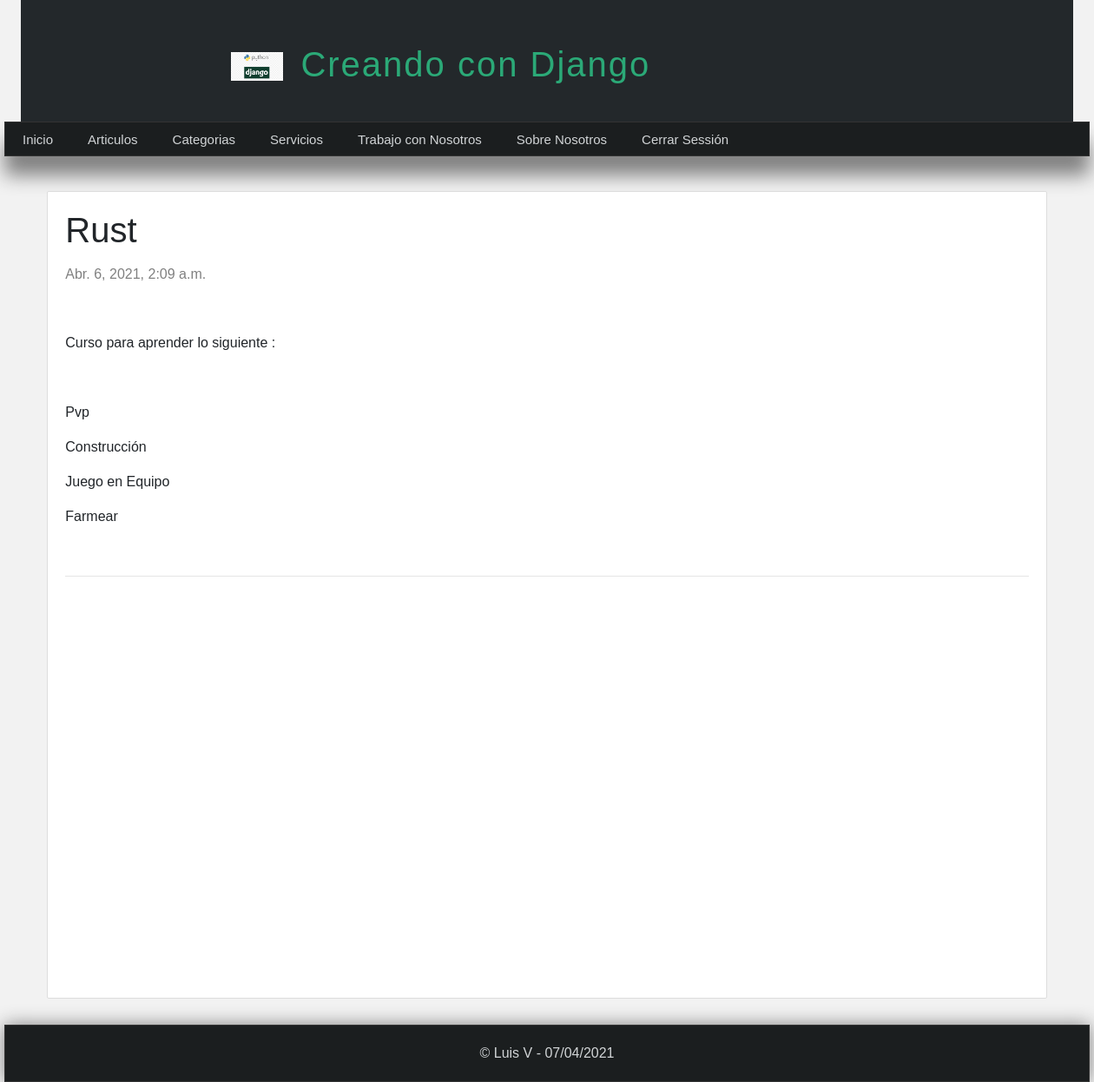
/articulo/4 (signed in), run on the app's committed database.
### pages/models.py (models this page shows, shortened)
class Page(models.Model):
    title = models.CharField(max_length=50, verbose_name="Titulo")
    content = RichTextField(verbose_name="Contenido")
    slug = models.CharField(unique=True, max_length=150, verbose_name="URL Amigable")
    order = models.IntegerField(default=0, verbose_name="Orden")
    visible = models.BooleanField(verbose_name="¿Visible?")
    created_at = models.DateTimeField(auto_now_add=True, verbose_name="Creado el ")
    update_at = models.DateTimeField(auto_now=True, verbose_name="Actualizado el ")
    class Meta:
        verbose_name = "Pagina"
        verbose_name_plural = "Paginas"

### blog/models.py (models this page shows, shortened)
class Article(models.Model):
    title = models.CharField(max_length=150, verbose_name='Titulo')
    content = RichTextField(verbose_name='Contenido')
    image = models.ImageField(default='null', verbose_name='Imagen', upload_to="articles")
    public = models.BooleanField(verbose_name='¿Publico?')
    user = models.ForeignKey(User, editable=False, verbose_name='Usuario', on_delete=models.CASCADE)
    categories = models.ManyToManyField(Category, verbose_name="Categorias", blank=True, related_name="articles")
    created_at = models.DateTimeField(auto_now_add=True, verbose_name="Creado el")
    update_at = models.DateTimeField(auto_now=True, verbose_name="Actualizado el")
    class Meta:
        verbose_name="Articulo"
        verbose_name_plural = "Articulos"
        ordering = ['-created_at']

### blog/views.py (the view)
# urls.py: path('articulo/<int:article_id>', views.article, name="article")
@login_required(login_url="login")
def article(rquest, article_id):
    article = get_object_or_404(Article, id=article_id)
    return render(rquest, 'articles/detail.html',{
        'article':article,
    })

### blog/processor.py (called while the page is built)
def get_categories(request):
    categories_in_use = Article.objects.filter(public=True).values_list('categories', flat=True)
    categories = Category.objects.filter(id__in=categories_in_use).values_list('id', 'name')
    return {
        'categories': categories,
        'ids':categories_in_use
    }

### pages/context_processors.py (called while the page is built)
def get_pages(request):
    pages = Page.objects.filter(visible=True).order_by('order').values_list('id', 'title', 'slug')
    return {
        'pages': pages
    }

### blog/templates/articles/detail.html (shortened to what this page needs)
{% extends 'layouts/layout.html' %}
{% block content %}
    <h1>{{article.title}}</h1>
    <span class="date">{{article.created_at}}</span>
    <br/>
    <p class="content">{{article.content|safe}}</p>
    <br>
<hr>
{% endblock content %}

### mainapp/templates/layouts/layout.html (shortened to what this page needs)
{% load static %}
<!DOCTYPE html>
<html lang="en">
<head>
    <link rel="stylesheet" href="https://cdn.jsdelivr.net/npm/bootstrap@4.6.0/dist/css/bootstrap.min.css">
      <link rel="stylesheet"  type="text/css" href="{% static 'css/styles.css' %}"/>
</head>
<body>
<header>
   <div id="logotipo">
        <img src="{% static 'images/logo.png' %}" alt="">
        <h1> Creando con Django </h1>
    </div>
</header>
<nav>
    <ul>
        <li>
            <a href="{% url 'index' %}"> Inicio </a>
        </li>
        {% if user.email %}
            <li>
                    <a href="{% url 'list_articles' %}"> Articulos </a>
            </li>
            <li>
                <a href="{% url 'index'  %}"> Categorias </a>
            </li>
            {% for page in pages %}
                <li>
                    <a href="{% url 'page' page.2 %}"> {{page.1}} </a>
                </li>
            {% endfor %}
            <li>
                    <a href="{% url 'logout' %}"> Cerrar Sessión </a>
            </li>
        {% endif %}
    </ul>
</nav>
    <div id="content">
        <div class="box">
            {% block content %}
            {% endblock  %}
        </div>
    </div>
    <footer>
        &copy; Luis V - {% now "d/m/Y" %}
    </footer>
</body>
</html>

### mainapp/static/css/styles.css (style rules this page uses)
* { margin: 0px; padding: 0px; font-family: sans-serif; text-decoration: none; }
body { background-color: #f2f2f2; }
header { width: 1212px; height: 140px; background-color: #23282b; margin: 0px auto; }
#logotipo { width: 60%; height: 140px; margin: 0 auto; padding-top: 10px; }
#logotipo img { display: block; width: 60px; float: left; margin-top: 50px; }
#logotipo h1 { display: block; float: left; margin-top: 40px; margin-left: 20px; letter-spacing: 2px; font-weight: normal; color: #2ba977; }
nav { width: 1250px; height: 40px; margin: 0 auto; background-color: #1b1e1f; border: 1px solid #333333; box-shadow: 0px 22px 22px gray; font-size: 15px; margin-bottom: 40px; }
nav > ul { list-style: none; text-decoration: none; }
nav > ul > li { line-height: 40px; float: left; }
nav > ul > li >a { display: block; padding-left: 20px; padding-right: 20px; color: #d1d4d6; }
#content { width: 1212px; min-height: 930; margin: 0 auto; margin-bottom: 30px; margin-top: 30px; }
.box { background: white; width: 95%; min-height: 930px; padding: 20px; border: 1px solid #ddd; border-radius: 2px; margin: 0 auto; }
.date { display: block; margin-top: 15px; margin-bottom: 15px; color:gray }
.content { line-height: 25px; }
footer { width: 1250px; background-color: #1b1e1f; border: 1px solid #333; color: #d1d4d6; text-align: center; margin: 0 auto; padding-top: 20px; padding-bottom: 20px; box-shadow: 0px 0px 20px gray; }

### data on the page
Page: title "Servicios"
Page: title "Trabajo con Nosotros"
Page: title "Sobre Nosotros"
Article: title "Rust", created_at "Abr. 6, 2021, 2:09 a.m.", content "Curso para aprender lo siguiente : Pvp Construcción Juego en Equipo Farmear"
